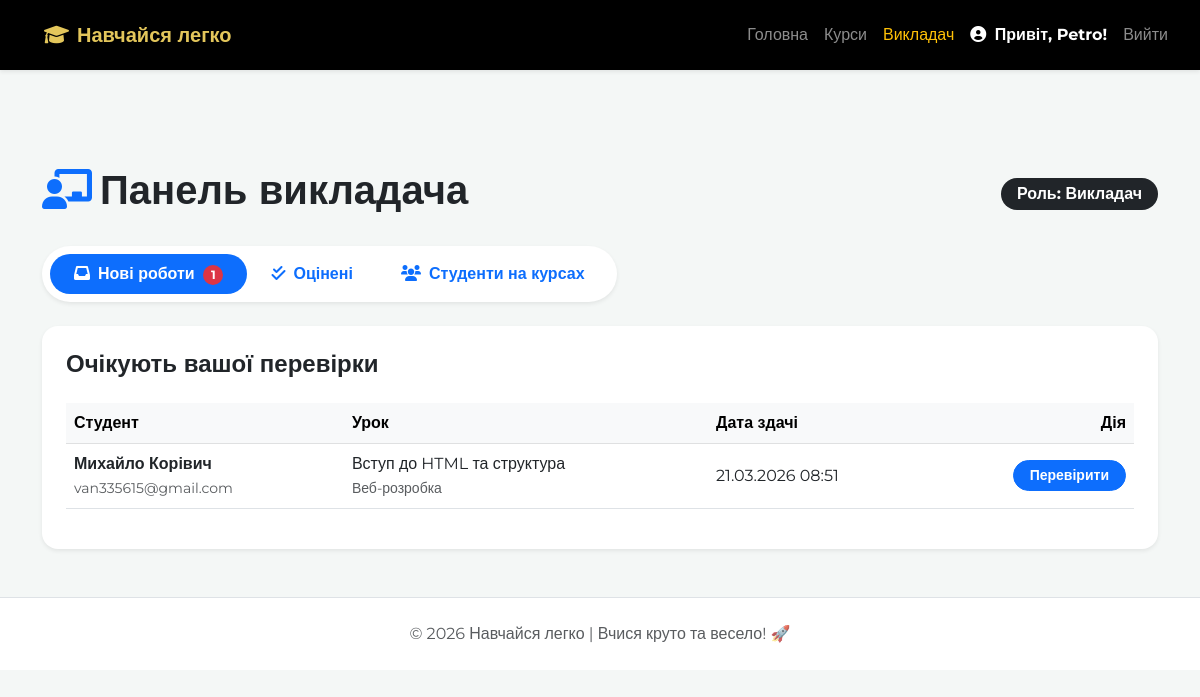
The page /teacher/dashboard/ (signed in) on the database its author committed.
### core/models.py (models this page shows, shortened)
class CustomUser(AbstractUser):
    ROLE_CHOICES = (
        ('student', 'Студент'),
        ('teacher', 'Викладач'),
        ('admin','Адміністратор'),
    )
    role = models.CharField(max_length=10, choices=ROLE_CHOICES, default='student', verbose_name="Роль")

class Submission(models.Model):
    lesson = models.ForeignKey(Lesson, on_delete=models.CASCADE)
    student = models.ForeignKey(settings.AUTH_USER_MODEL, on_delete=models.CASCADE)
    text = models.TextField(verbose_name="Ваша відповідь")
    grade = models.PositiveIntegerField(null=True, blank=True, verbose_name="Оцінка")
    feedback = models.TextField(blank=True, verbose_name="Коментар викладача")
    created_at = models.DateTimeField(auto_now_add=True)

class Lesson(models.Model):
    module = models.ForeignKey(Module, related_name='lessons', on_delete=models.CASCADE)
    title = models.CharField(max_length=200, verbose_name="Тема уроку")
    content = RichTextField(blank=True, null=True)
    video_url = models.URLField(blank=True, null=True, verbose_name="Посилання на відео (YouTube)")
    image = models.ImageField(upload_to='lesson_images/', blank=True, null=True, verbose_name="Зображення")

class Module(models.Model):
    course = models.ForeignKey(Course, related_name='modules', on_delete=models.CASCADE)
    title = models.CharField(max_length=200, verbose_name="Назва модуля")

class Course(models.Model):
    title = models.CharField(max_length=200, verbose_name="Назва")
    description = models.TextField(verbose_name="Опис")
    price = models.IntegerField(default=0, verbose_name="Ціна (грн)")
    duration = models.CharField(max_length=50, default="4 тижні", verbose_name="Тривалість")
    author = models.ForeignKey(settings.AUTH_USER_MODEL, on_delete=models.CASCADE)

### core/views.py (the view)
# urls.py: path('teacher/dashboard/', views.teacher_dashboard_view, name='teacher_dashboard'),
@login_required
def teacher_dashboard_view(request):
    if request.user.role not in ['teacher', 'admin']:
        return redirect('home')
    courses = Course.objects.all()
    submissions_to_grade = Submission.objects.filter(grade__isnull=True).order_by('created_at')
    graded_submissions = Submission.objects.filter(grade__isnull=False).order_by('-created_at')
    return render(request, 'teacher_dashboard.html', {
        'courses': courses,
        'submissions_to_grade': submissions_to_grade,
        'graded_submissions': graded_submissions
    })

### templates/teacher_dashboard.html (shortened to what this page needs)
{% extends 'base.html' %}
{% block content %}
<div class="container py-5 mt-5">
    <div class="d-flex justify-content-between align-items-center mb-4">
        <h1 class="fw-bold"><i class="fas fa-chalkboard-teacher text-primary me-2"></i>Панель викладача</h1>
        <span class="badge bg-dark fs-6 px-3 py-2 rounded-pill">Роль: {{ user.get_role_display|default:user.role|title }}</span>
    </div>
    <ul class="nav nav-pills mb-4 bg-white p-2 rounded-pill shadow-sm d-inline-flex" id="dashboardTabs" role="tablist">
        <li class="nav-item" role="presentation">
            <button class="nav-link active rounded-pill px-4 fw-bold" data-bs-toggle="pill" data-bs-target="#to-grade">
                <i class="fas fa-inbox me-2"></i>Нові роботи
                {% if submissions_to_grade.count > 0 %}
                    <span class="badge bg-danger ms-1 rounded-circle">{{ submissions_to_grade.count }}</span>
                {% endif %}
            </button>
        </li>
        <li class="nav-item" role="presentation">
            <button class="nav-link rounded-pill px-4 fw-bold" data-bs-toggle="pill" data-bs-target="#graded">
                <i class="fas fa-check-double me-2"></i>Оцінені
            </button>
        </li>
        <li class="nav-item" role="presentation">
            <button class="nav-link rounded-pill px-4 fw-bold" data-bs-toggle="pill" data-bs-target="#students">
                <i class="fas fa-users me-2"></i>Студенти на курсах
            </button>
        </li>
    </ul>
    <div class="tab-content">
        <div class="tab-pane fade show active" id="to-grade">
            <div class="card border-0 shadow-sm rounded-4">
                <div class="card-body p-4">
                    <h4 class="fw-bold mb-4">Очікують вашої перевірки</h4>
                    {% if submissions_to_grade %}
                        <div class="table-responsive">
                            <table class="table table-hover align-middle">
                                <thead class="table-light">
                                    <tr>
                                        <th>Студент</th>
                                        <th>Урок</th>
                                        <th>Дата здачі</th>
                                        <th class="text-end">Дія</th>
                                    </tr>
                                </thead>
                                <tbody>
                                    {% for sub in submissions_to_grade %}
                                    <tr>
                                        <td class="fw-bold">{{ sub.student.first_name }} {{ sub.student.last_name }} <br><small class="text-muted fw-normal">{{ sub.student.email }}</small></td>
                                        <td>{{ sub.lesson.title }} <br><small class="text-muted">{{ sub.lesson.module.course.title }}</small></td>
                                        <td>{{ sub.created_at|date:"d.m.Y H:i" }}</td>
                                        <td class="text-end">
                                            <a href="{% url 'grade_submission' sub.id %}" class="btn btn-primary btn-sm rounded-pill px-3 fw-bold">Перевірити</a>
                                        </td>
                                    </tr>
                                    {% endfor %}
                                </tbody>
                            </table>
                        </div>
                    {% else %}
                        <div class="text-center py-5 text-muted">
                            <i class="fas fa-coffee fa-3x mb-3 opacity-50"></i>
                            <h5>Усі роботи перевірено!</h5>
                            <p>Студенти ще не надіслали нових завдань.</p>
                        </div>
                    {% endif %}
                </div>
            </div>
        </div>
    </div>
</div>
{% endblock %}

### templates/base.html (shortened to what this page needs)
{% load static %}
<!DOCTYPE html>
<html lang="uk">
<head>
    <link rel="stylesheet" href="https://cdnjs.cloudflare.com/ajax/libs/font-awesome/6.0.0/css/all.min.css">
    <link href="https://cdn.jsdelivr.net/npm/bootstrap@5.3.0/dist/css/bootstrap.min.css" rel="stylesheet">
    <link rel="stylesheet" href="{% static 'css/styles.css' %}">
</head>
<body>
    <nav class="navbar navbar-expand-lg navbar-dark shadow-sm" style="background-color: #000000;">
        <div class="container-fluid px-4">
            <a class="navbar-brand" href="{% url 'home' %}">
                <i class="fas fa-graduation-cap me-2"></i>Навчайся легко
            </a>
            <div class="collapse navbar-collapse" id="navbarNav">
                <ul class="navbar-nav ms-auto align-items-center">
                    <li class="nav-item"><a class="nav-link" href="{% url 'home' %}">Головна</a></li>
                    <li class="nav-item"><a class="nav-link" href="{% url 'courses_list' %}">Курси</a></li>
                    {% if user.is_authenticated %}
                        {% if user.role == 'teacher' %}
                            <li class="nav-item"><a class="nav-link text-warning" href="{% url 'teacher_dashboard' %}">Викладач</a></li>
                        {% endif %}
                        <li class="nav-item">
                            <a class="nav-link text-white fw-bold" href="{% url 'profile' %}">
                                <i class="fas fa-user-circle me-1"></i>
                                Привіт, {% if user.first_name %}{{ user.first_name }} {{ user.last_name }}{% else %}{{ user.username }}{% endif %}!
                            </a>
                        </li>
                        <li class="nav-item">
                            <form action="{% url 'logout' %}" method="post" class="d-inline">
                                <button type="submit" class="btn btn-link nav-link">Вийти</button>
                            </form>
                        </li>
                    {% else %}
                        <li class="nav-item"><a class="nav-link" href="{% url 'login' %}">Вхід</a></li>
                        <li class="nav-item"><a class="btn btn-primary ms-2" href="{% url 'register' %}">Реєстрація</a></li>
                    {% endif %}
                </ul>
            </div>
        </div>
    </nav>
    <main>
        {% block content %}
        {% endblock %}
    </main>
    <footer class="bg-white py-4 mt-auto border-top">
        <div class="container text-center">
            <p class="text-muted mb-0">© 2026 Навчайся легко | Вчися круто та весело! 🚀</p>
        </div>
    </footer>
</body>
</html>

### static/css/styles.css (style rules this page uses)
:root { --primary-color: #e3c65b; --primary-dark: #d4a373; --white: #ffffff; --bg-light: #f4f7f6; --sidebar-width: 320px; --navbar-height: 70px; --shadow: 0 4px 12px rgba(0, 0, 0, 0.1); }
body { font-family: 'Montserrat', sans-serif; margin: 0; padding-top: var(--navbar-height); background-color: var(--white); overflow-x: hidden; }
.navbar { position: fixed !important; top: 0; width: 100%; height: var(--navbar-height); background-color: #000; z-index: 2000; display: flex; align-items: center; }
.navbar-brand { color: var(--primary-color) !important; font-weight: 700; padding-left: 20px; text-decoration: none; }
body { background-color: #f4f7f6; }

### rows shown on the page
CustomUser: username "Petro", role "Викладач"
Submission: student.first_name "Михайло", student.last_name "Корівич", student.email "van335615@gmail.com", lesson "Вступ до HTML та структура", lesson.module.course "Веб-розробка", created_at "21.03.2026 08:51"

### other values the page prints
{{ submissions_to_grade.count }} "1"
